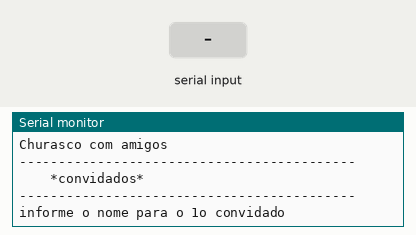
This sketch was run on a simulated Arduino Uno, built with avr-gcc and run on an emulated ATmega328P. Parts: the last lines printed to the serial monitor. Inputs (shaded band) come from the test bench.

Above: at 1.2 s.
1.3 s: "90,45\n" received over Serial
At 2.7 s:
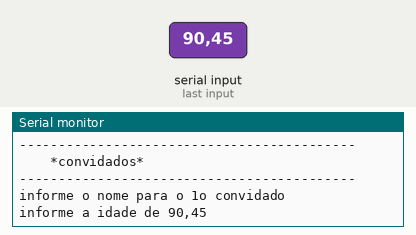
3.8 s: "30,150\n" received over Serial
At 4.6 s:
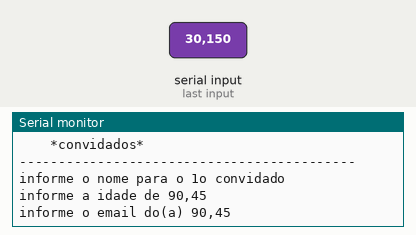
5.3 s: "5\n" received over Serial
At 6.8 s:
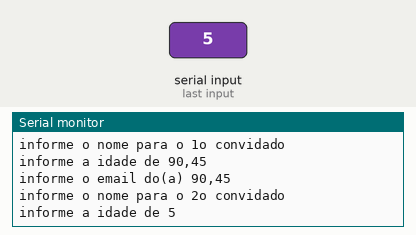
7.8 s: "90\n" received over Serial
At 8.6 s:
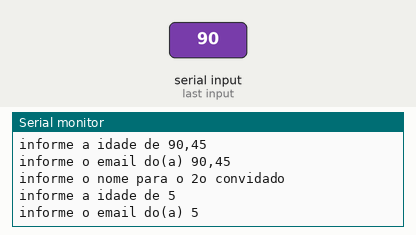

The sketch:

cadastro_de_convidados_vetores1.ino
```cpp
// C++ code
//Variáveis Globais


String convidados[4];
int idadeConvidados[4];
String emailConvidados[4];
String permissao = "texto aleatorio";


//funções

void desenhaCabecalho()
{
  Serial.println("-------------------------------------------");
  Serial.println("");
  Serial.println("Churasco com amigos");
  Serial.println("");
  Serial.println("-------------------------------------------");
  Serial.println("    *convidados*    ");
  Serial.println("-------------------------------------------");
  Serial.println("");
  Serial.println("");
}

void setup()
{
  Serial.begin(9600);
}

void loop()

{
  desenhaCabecalho();
  for(int i = 0; i < 4; i++) {
    //solicitar o nome do usuario, idade e email.
    Serial.println("informe o nome para o " + String(i + 1) + "o convidado");
    while (! Serial.available());
    convidados [i] = Serial.readString();


    Serial.println("informe a idade de " + convidados[i]);
    while (! Serial.available());
    idadeConvidados [i] = Serial.parseInt();

    Serial.println("informe o email do(a) " + convidados[i]);
    while (! Serial.available());
    emailConvidados [i] = Serial.readString();
  }

  for(int i = 0; i < 4; i++) {


      Serial.println("-------------------------------------------");
      Serial.println(convidados[i]);
      Serial.println("idade: " + String(idadeConvidados[i]));
      Serial.println("email:" + emailConvidados[i]);
      Serial.println("status: " + String(idadeConvidados[i] >= 18 ? "Permitido na festa" : "Barrado"));
      Serial.println("-------------------------------------------");
  }
  delay(2000);
}
```

Measured:
- after the input at 1.3 s, the serial monitor: prints a new line after 1.0 s (image 1)
- after the input at 3.8 s, the serial monitor: prints a new line at once (image 2)
- after the input at 5.3 s, the serial monitor: prints a new line after 1.0 s (image 3)
- after the input at 7.8 s, the serial monitor: prints a new line at once (image 4)
